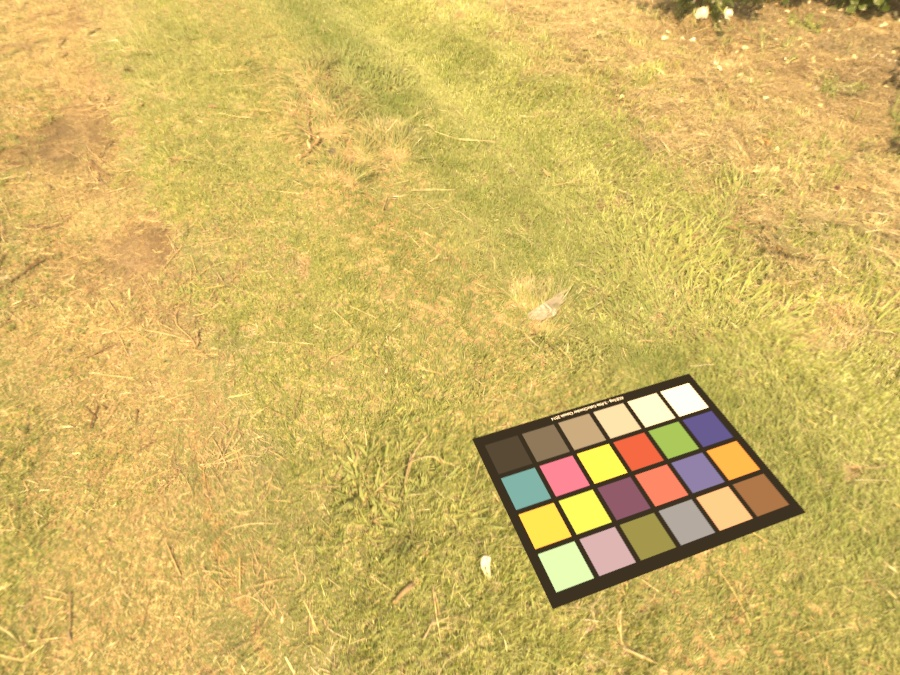
#> input picture debug_hdri/colorchecker/tile_029_crop.jpg, 900 x 675 px, found by its file name
$ python diagnose_ccd.py path/to/tile_029_crop.jpg
#> lines starting #> are read from the running program, lines starting #| are printed output that depends on the picture
"""
diagnose_ccd.py — run this on the tile_029_crop.jpg to see exactly what
DataDetectionColourChecker gives us, then we can use the right attributes.

Usage:
    python diagnose_ccd.py path/to/tile_029_crop.jpg
    python diagnose_ccd.py path/to/tile_029_detected.jpg   # full tile also useful
"""
import sys
import numpy as np
import cv2
import colour_checker_detection as ccd

def tonemap(img_f32):
    """Simple Reinhard on float image for visualisation."""
    img = img_f32 / (img_f32 + 1.0)
    img = np.clip(img * 255, 0, 255).astype(np.uint8)
    return img

def load_as_float_rgb(path):
#> called with path = 'path/to/tile_029_crop.jpg'
    bgr = cv2.imread(path)
#> bgr is the input picture: shape (675, 900, 3); mean B, G, R 101.2, 182.8, 211.6
    if bgr is None:
        raise FileNotFoundError(path)
    rgb = cv2.cvtColor(bgr, cv2.COLOR_BGR2RGB)
    return rgb.astype(np.float32) / 255.0
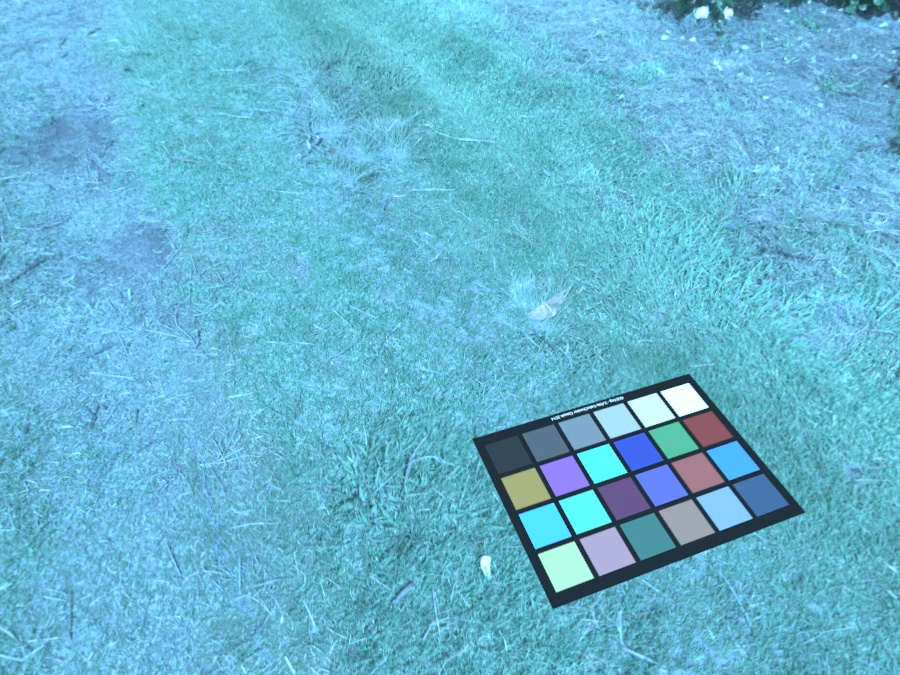
#> returned value: shape (675, 900, 3) float32; mean of channels 0, 1, 2 0.829, 0.716, 0.397; drawn as B, G, R

def main():
    path = sys.argv[1] if len(sys.argv) > 1 else "tile_029_crop.jpg"
    img_f32 = load_as_float_rgb(path)
    h, w = img_f32.shape[:2]
#> h = 675; w = 900
    print(f"Image: {path}  shape={img_f32.shape}")
#| Image: path/to/tile_029_crop.jpg  shape=(675, 900, 3)

    print("\n=== Detection with additional_data=True ===")
    try:
        results = ccd.detect_colour_checkers_segmentation(
            img_f32,
            show=False,
            additional_data=True,
            apply_cctf_decoding=False,
        )
    except Exception as e:
        print(f"FAILED: {e}")
        return

    print(f"Results count: {len(results)}")
    if not results:
        print("No checker detected.")
        return

    det = results[0]
    print(f"\nType: {type(det)}")
    print(f"\nAll attributes:")
    for attr in sorted(dir(det)):
        if attr.startswith('_'):
            continue
        val = getattr(det, attr)
        if callable(val):
            continue
        if isinstance(val, np.ndarray):
            print(f"  {attr}: ndarray shape={val.shape} dtype={val.dtype} "
                  f"min={val.min():.4f} max={val.max():.4f}")
            if val.ndim <= 2 and val.size <= 50:
                print(f"    values: {val}")
        elif isinstance(val, (list, tuple)):
            print(f"  {attr}: {type(val).__name__} len={len(val)}")
            for i, v in enumerate(val[:3]):
                if isinstance(v, np.ndarray):
                    print(f"    [{i}]: ndarray shape={v.shape}")
                else:
                    print(f"    [{i}]: {v}")
            if len(val) > 3:
                print(f"    ... ({len(val)} total)")
        else:
            print(f"  {attr}: {repr(val)}")

    # Specifically probe the most important ones
    print("\n=== Key attributes ===")

    # swatch_colours
    sc = getattr(det, 'swatch_colours', None)
    if sc is not None:
        sc = np.array(sc)
        print(f"swatch_colours shape={sc.shape}")
        print(f"  neutrals (patches 19-24): {sc[18:24]}")

    # rectangle — in what coord space?
    rect = getattr(det, 'rectangle', None)
    if rect is not None:
        print(f"\nrectangle: {np.array(rect)}")
        print(f"  (image is {w}x{h})")

    # quadrilateral
    quad = getattr(det, 'quadrilateral', None)
    if quad is not None:
        print(f"\nquadrilateral: {np.array(quad)}")

    # colour_checker sub-image
    cc = getattr(det, 'colour_checker', None)
    if cc is not None:
        cc = np.array(cc)
        print(f"\ncolour_checker: shape={cc.shape} min={cc.min():.3f} max={cc.max():.3f}")
        # Save it for inspection
        if cc.ndim == 3:
            cc_vis = tonemap(cc) if cc.max() > 1.5 else np.clip(cc * 255, 0, 255).astype(np.uint8)
            cv2.imwrite("debug_cc_subimage.jpg", cv2.cvtColor(cc_vis, cv2.COLOR_RGB2BGR))
            print("  Saved: debug_cc_subimage.jpg")

    # swatch_masks
    masks = getattr(det, 'swatch_masks', None)
    if masks is not None:
        print(f"\nswatch_masks: len={len(masks)}")
        for i, m in enumerate(masks[:4]):
            print(f"  [{i}]: {m}")

    # Draw rectangle/quad on image and save
    vis = cv2.cvtColor(np.clip(img_f32 * 255, 0, 255).astype(np.uint8), cv2.COLOR_RGB2BGR)

    if rect is not None:
        r = np.array(rect, dtype=np.int32)
        if r.ndim == 2 and r.shape[1] == 2:
            cv2.polylines(vis, [r], True, (255, 0, 0), 2)  # blue
            print(f"\nDrawing rectangle (blue)")

    if quad is not None:
        q = np.array(quad, dtype=np.int32)
        if q.ndim == 2 and q.shape[1] == 2:
            cv2.polylines(vis, [q], True, (0, 255, 0), 2)  # green
            print(f"Drawing quadrilateral (green)")

    cv2.imwrite("debug_detection_overlay.jpg", vis)
    print(f"\nSaved: debug_detection_overlay.jpg")


if __name__ == '__main__':
    main()
#> (the call stopped at in main, `results = ccd.detect_colour_checkers_segmentation( img_f32, show=False..`: colour_checker_detection is not available in this run)
